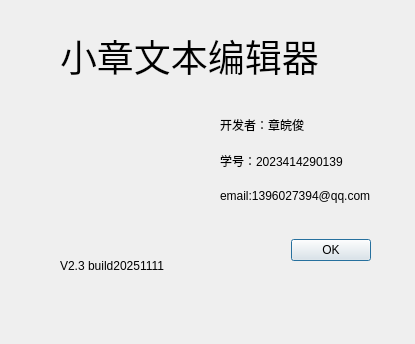
<?xml version="1.0" encoding="UTF-8"?>
<ui version="4.0">
 <class>AboutDialog</class>
 <widget class="QDialog" name="AboutDialog">
  <property name="geometry">
   <rect>
    <x>0</x>
    <y>0</y>
    <width>415</width>
    <height>344</height>
   </rect>
  </property>
  <property name="windowTitle">
   <string>Dialog</string>
  </property>
  <widget class="QDialogButtonBox" name="buttonBox">
   <property name="geometry">
    <rect>
     <x>30</x>
     <y>230</y>
     <width>341</width>
     <height>41</height>
    </rect>
   </property>
   <property name="orientation">
    <enum>Qt::Orientation::Horizontal</enum>
   </property>
   <property name="standardButtons">
    <set>QDialogButtonBox::StandardButton::Ok</set>
   </property>
  </widget>
  <widget class="QLabel" name="label">
   <property name="geometry">
    <rect>
     <x>60</x>
     <y>10</y>
     <width>301</width>
     <height>91</height>
    </rect>
   </property>
   <property name="font">
    <font>
     <pointsize>28</pointsize>
    </font>
   </property>
   <property name="lineWidth">
    <number>1</number>
   </property>
   <property name="text">
    <string>小章文本编辑器</string>
   </property>
  </widget>
  <widget class="QLabel" name="label_5">
   <property name="geometry">
    <rect>
     <x>60</x>
     <y>250</y>
     <width>151</width>
     <height>31</height>
    </rect>
   </property>
   <property name="text">
    <string>V2.3 build20251111</string>
   </property>
  </widget>
  <widget class="QLabel" name="label_6">
   <property name="geometry">
    <rect>
     <x>10</x>
     <y>80</y>
     <width>201</width>
     <height>161</height>
    </rect>
   </property>
   <property name="styleSheet">
    <string notr="true">border-image: url(:/DANK1NG.jpg);</string>
   </property>
   <property name="text">
    <string/>
   </property>
  </widget>
  <widget class="QWidget" name="">
   <property name="geometry">
    <rect>
     <x>220</x>
     <y>110</y>
     <width>162</width>
     <height>101</height>
    </rect>
   </property>
   <layout class="QVBoxLayout" name="verticalLayout">
    <item>
     <widget class="QLabel" name="label_2">
      <property name="text">
       <string>开发者：章皖俊</string>
      </property>
     </widget>
    </item>
    <item>
     <widget class="QLabel" name="label_3">
      <property name="text">
       <string>学号：2023414290139</string>
      </property>
     </widget>
    </item>
    <item>
     <widget class="QLabel" name="label_4">
      <property name="text">
       <string>email:1396027394@qq.com</string>
      </property>
     </widget>
    </item>
   </layout>
  </widget>
 </widget>
 <resources/>
 <connections>
  <connection>
   <sender>buttonBox</sender>
   <signal>accepted()</signal>
   <receiver>AboutDialog</receiver>
   <slot>accept()</slot>
   <hints>
    <hint type="sourcelabel">
     <x>248</x>
     <y>254</y>
    </hint>
    <hint type="destinationlabel">
     <x>157</x>
     <y>274</y>
    </hint>
   </hints>
  </connection>
  <connection>
   <sender>buttonBox</sender>
   <signal>rejected()</signal>
   <receiver>AboutDialog</receiver>
   <slot>reject()</slot>
   <hints>
    <hint type="sourcelabel">
     <x>316</x>
     <y>260</y>
    </hint>
    <hint type="destinationlabel">
     <x>286</x>
     <y>274</y>
    </hint>
   </hints>
  </connection>
 </connections>
</ui>
